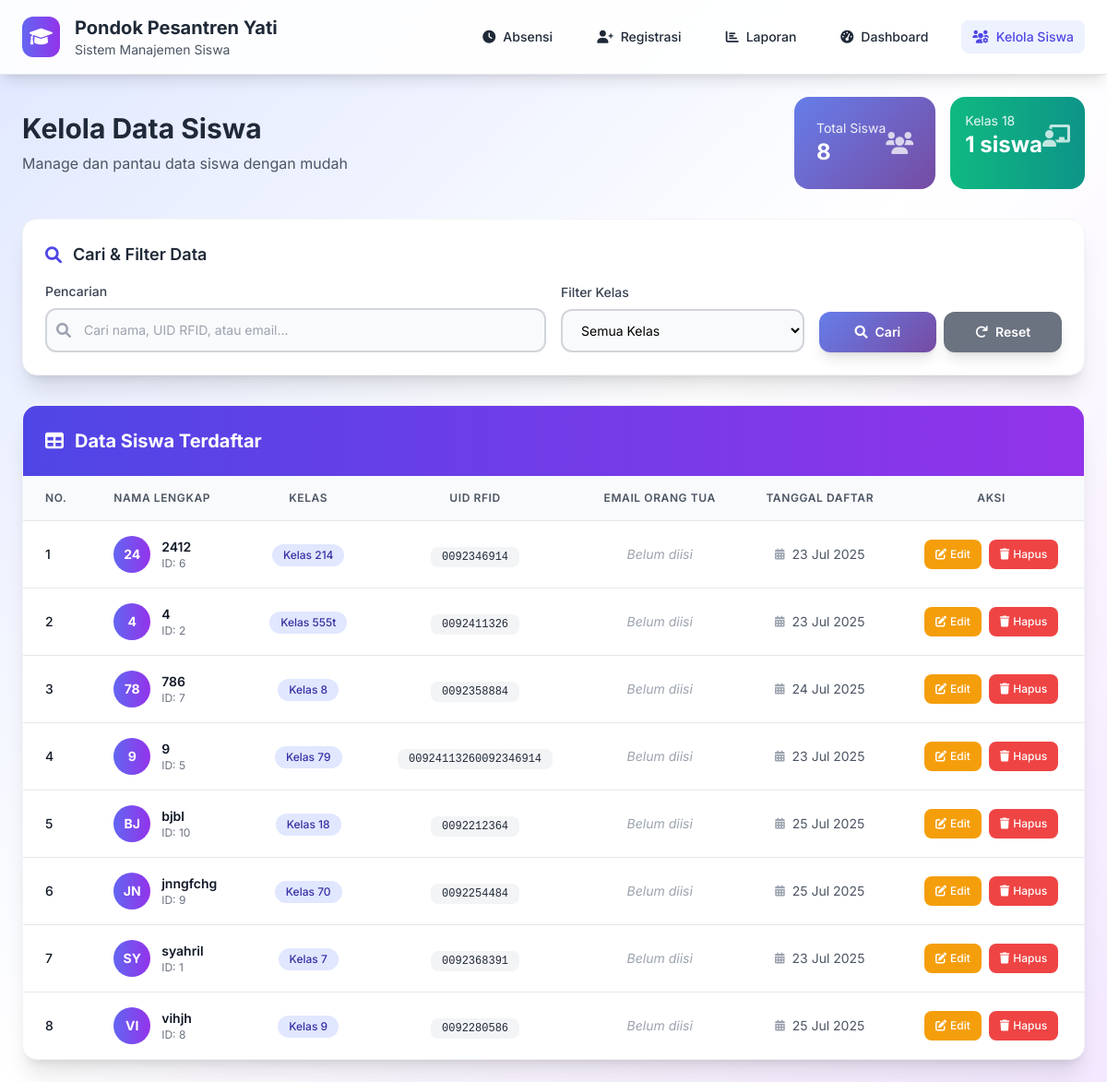
Page /kelola_siswa.php on the earlier database version.
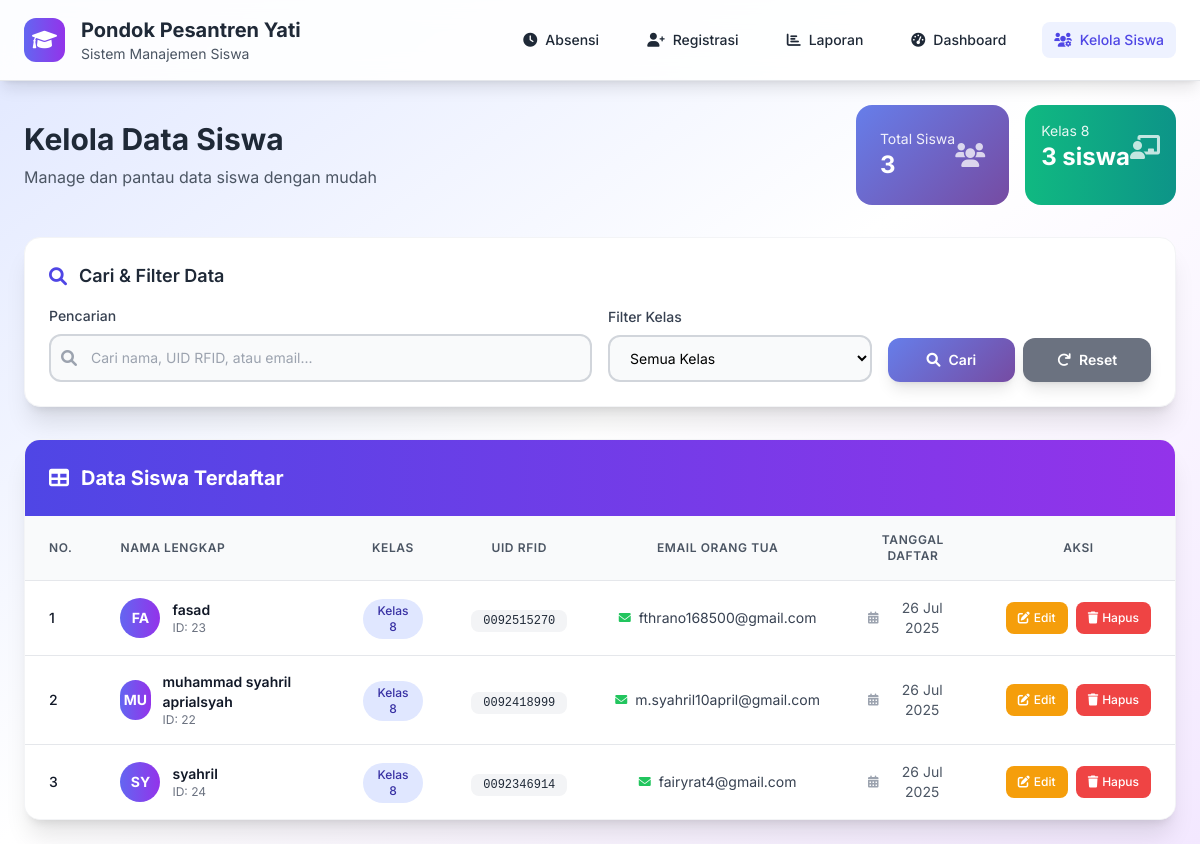
Same page on the later database version.
### tables this page shows
CREATE TABLE `siswa` (
  `id` int NOT NULL,
  `nama_lengkap` varchar(100) NOT NULL,
  `kelas` varchar(50) NOT NULL,
  `uid_rfid` varchar(50) NOT NULL,
  `email_ortu` varchar(100) DEFAULT NULL,
  `created_at` timestamp NULL DEFAULT CURRENT_TIMESTAMP
);

### kelola_siswa.php (the view, shortened to what this page needs)
<?php
include 'koneksi.php';
$search = isset($_GET['search']) ? mysqli_real_escape_string($koneksi, $_GET['search']) : '';
$sql = "SELECT * FROM siswa WHERE 1=1";
$sql .= " ORDER BY nama_lengkap ASC";
$stmt = mysqli_prepare($koneksi, $sql);
mysqli_stmt_execute($stmt);
$result = mysqli_stmt_get_result($stmt);
$sql_count = "SELECT COUNT(*) as total FROM siswa";
$result_count = mysqli_query($koneksi, $sql_count);
$total_siswa = mysqli_fetch_assoc($result_count)['total'];
$sql_kelas_count = "SELECT kelas, COUNT(*) as jumlah FROM siswa GROUP BY kelas ORDER BY kelas";
$result_kelas_count = mysqli_query($koneksi, $sql_kelas_count);
?>
<!DOCTYPE html>
<html lang="id">
<head>
    <script src="https://cdn.tailwindcss.com"></script>
    <link href="https://cdnjs.cloudflare.com/ajax/libs/font-awesome/6.0.0/css/all.min.css" rel="stylesheet">
</head>
<body class="min-h-screen bg-gradient-to-br from-indigo-100 via-white to-purple-100">
    <nav class="bg-white bg-opacity-90 backdrop-blur-md text-gray-800 shadow-lg sticky top-0 z-20 border-b border-gray-200">
        <div class="max-w-7xl mx-auto flex justify-between items-center px-6 py-4">
            <div class="flex items-center gap-4">
                <div class="p-2 bg-gradient-to-r from-indigo-500 to-purple-600 rounded-xl">
                    <i class="fas fa-graduation-cap text-white text-xl"></i>
                </div>
                <div>
                    <h1 class="text-xl font-bold text-gray-800">Pondok Pesantren Yati</h1>
                    <p class="text-sm text-gray-600">Sistem Manajemen Siswa</p>
                </div>
            </div>
            <ul class="flex gap-6 text-sm font-medium">
                <li><a href="index.php" class="flex items-center gap-2 hover:text-indigo-600 transition px-3 py-2 rounded-lg hover:bg-indigo-50">
                    <i class="fas fa-clock"></i> Absensi</a></li>
                <li><a href="register.php" class="flex items-center gap-2 hover:text-indigo-600 transition px-3 py-2 rounded-lg hover:bg-indigo-50">
                    <i class="fas fa-user-plus"></i> Registrasi</a></li>
                <li><a href="laporan.php" class="flex items-center gap-2 hover:text-indigo-600 transition px-3 py-2 rounded-lg hover:bg-indigo-50">
                    <i class="fas fa-chart-bar"></i> Laporan</a></li>
                <li><a href="dashboard.php" class="flex items-center gap-2 hover:text-indigo-600 transition px-3 py-2 rounded-lg hover:bg-indigo-50">
                    <i class="fas fa-tachometer-alt"></i> Dashboard</a></li>
                <li><a href="kelola_siswa.php" class="flex items-center gap-2 text-indigo-600 bg-indigo-50 transition px-3 py-2 rounded-lg">
                    <i class="fas fa-users-cog"></i> Kelola Siswa</a></li>
            </ul>
        </div>
    </nav>
    <main class="p-6">
        <div class="max-w-7xl mx-auto">
            <div class="mb-8 fade-in">
                <div class="flex flex-col lg:flex-row lg:items-center lg:justify-between gap-6">
                    <div>
                        <h2 class="text-3xl font-bold text-gray-800 mb-2">Kelola Data Siswa</h2>
                        <p class="text-gray-600">Manage dan pantau data siswa dengan mudah</p>
                    </div>
                    <div class="flex flex-wrap gap-4">
                        <div class="stats-card card-hover min-w-[140px]">
                            <div class="flex items-center justify-between">
                                <div>
                                    <p class="text-sm opacity-90">Total Siswa</p>
                                    <p class="text-2xl font-bold"><?php echo $total_siswa; ?></p>
                                </div>
                                <i class="fas fa-users text-2xl opacity-75"></i>
                            </div>
                        </div>
                        <?php if (mysqli_num_rows($result_kelas_count) > 0): ?>
                            <?php $kelas_data = mysqli_fetch_assoc($result_kelas_count); ?>
                            <div class="bg-gradient-to-r from-emerald-500 to-teal-600 rounded-2xl p-4 text-white card-hover min-w-[140px]">
                                <div class="flex items-center justify-between">
                                    <div>
                                        <p class="text-sm opacity-90">Kelas <?php echo $kelas_data['kelas']; ?></p>
                                        <p class="text-2xl font-bold"><?php echo $kelas_data['jumlah']; ?> siswa</p>
                                    </div>
                                    <i class="fas fa-chalkboard-teacher text-2xl opacity-75"></i>
                                </div>
                            </div>
                        <?php endif; ?>
                    </div>
                </div>
            </div>
            <div class="bg-white rounded-2xl shadow-xl p-6 mb-8 border border-gray-100 slide-in">
                <div class="flex items-center gap-3 mb-4">
                    <i class="fas fa-search text-indigo-600 text-lg"></i>
                    <h3 class="text-lg font-semibold text-gray-800">Cari & Filter Data</h3>
                </div>
                <form method="GET" action="kelola_siswa.php" class="grid grid-cols-1 md:grid-cols-4 gap-4 items-end">
                    <div class="md:col-span-2">
                        <label for="search" class="block font-medium text-gray-700 mb-2 text-sm">Pencarian</label>
                        <div class="relative">
                            <input type="text" id="search" name="search"
                                placeholder="Cari nama, UID RFID, atau email..."
                                value="<?php echo htmlspecialchars($search); ?>"
                                class="w-full border-2 border-gray-300 rounded-xl py-3 pl-10 pr-4 text-sm focus:outline-none focus:ring-2 focus:ring-indigo-500 focus:border-indigo-500 bg-gray-50 transition" />
                            <i class="fas fa-search absolute left-3 top-1/2 transform -translate-y-1/2 text-gray-400"></i>
                        </div>
                    </div>
                    <div>
                        <label for="kelas_filter" class="block font-medium text-gray-700 mb-2 text-sm">Filter Kelas</label>
                        <select id="kelas_filter" name="kelas_filter"
                            class="w-full border-2 border-gray-300 rounded-xl py-3 px-4 text-sm focus:outline-none focus:ring-2 focus:ring-indigo-500 focus:border-indigo-500 bg-gray-50 transition">
                            <option value="">Semua Kelas</option>
                        </select>
                    </div>
                    <div class="flex gap-2">
                        <button type="submit" class="flex-1 btn-gradient text-white font-semibold py-3 px-4 rounded-xl text-sm shadow-lg">
                            <i class="fas fa-search mr-2"></i>Cari
                        </button>
                        <a href="kelola_siswa.php" class="flex-1 bg-gray-500 hover:bg-gray-600 text-white font-semibold py-3 px-4 rounded-xl text-sm shadow-lg transition text-center">
                            <i class="fas fa-redo mr-2"></i>Reset
                        </a>
                    </div>
                </form>
            </div>
            <div class="bg-white rounded-2xl shadow-xl overflow-hidden border border-gray-100 fade-in">
                <div class="bg-gradient-to-r from-indigo-600 to-purple-600 p-6">
                    <h3 class="text-xl font-bold text-white flex items-center gap-3">
                        <i class="fas fa-table"></i>
                        Data Siswa Terdaftar
                    </h3>
                </div>
                <div class="overflow-x-auto">
                    <table class="min-w-full">
                        <thead class="bg-gray-50 border-b border-gray-200">
                            <tr>
                                <th class="py-4 px-6 text-left text-xs font-semibold text-gray-600 uppercase tracking-wider">No.</th>
                                <th class="py-4 px-6 text-left text-xs font-semibold text-gray-600 uppercase tracking-wider">Nama Lengkap</th>
                                <th class="py-4 px-6 text-center text-xs font-semibold text-gray-600 uppercase tracking-wider">Kelas</th>
                                <th class="py-4 px-6 text-center text-xs font-semibold text-gray-600 uppercase tracking-wider">UID RFID</th>
                                <th class="py-4 px-6 text-center text-xs font-semibold text-gray-600 uppercase tracking-wider">Email Orang Tua</th>
                                <th class="py-4 px-6 text-center text-xs font-semibold text-gray-600 uppercase tracking-wider">Tanggal Daftar</th>
                                <th class="py-4 px-6 text-center text-xs font-semibold text-gray-600 uppercase tracking-wider">Aksi</th>
                            </tr>
                        </thead>
                        <tbody class="bg-white divide-y divide-gray-200">
                            <?php if (mysqli_num_rows($result) > 0): ?>
                                <?php $no = 1; ?>
                                <?php while ($row = mysqli_fetch_assoc($result)): ?>
                                    <tr class="hover:bg-gray-50 transition-colors duration-200">
                                        <td class="py-4 px-6 text-sm text-gray-900 font-medium"><?php echo $no++; ?></td>
                                        <td class="py-4 px-6">
                                            <div class="flex items-center gap-3">
                                                <div class="w-10 h-10 bg-gradient-to-r from-indigo-500 to-purple-600 rounded-full flex items-center justify-center text-white font-bold text-sm">
                                                    <?php echo strtoupper(substr($row['nama_lengkap'], 0, 2)); ?>
                                                </div>
                                                <div>
                                                    <div class="text-sm font-semibold text-gray-900"><?php echo htmlspecialchars($row['nama_lengkap']); ?></div>
                                                    <div class="text-xs text-gray-500">ID: <?php echo $row['id']; ?></div>
                                                </div>
                                            </div>
                                        </td>
                                        <td class="py-4 px-6 text-center">
                                            <span class="inline-flex items-center px-3 py-1 rounded-full text-xs font-medium bg-indigo-100 text-indigo-800">
                                                Kelas <?php echo htmlspecialchars($row['kelas']); ?>
                                            </span>
                                        </td>
                                        <td class="py-4 px-6 text-center">
                                            <code class="bg-gray-100 px-3 py-1 rounded-lg text-xs font-mono text-gray-800">
                                                <?php echo htmlspecialchars($row['uid_rfid']); ?>
                                            </code>
                                        </td>
                                        <td class="py-4 px-6 text-center text-sm">
                                            <?php if ($row['email_ortu']): ?>
                                                <div class="flex items-center justify-center gap-2">
                                                    <i class="fas fa-envelope text-green-500 text-xs"></i>
                                                    <span class="text-gray-700"><?php echo htmlspecialchars($row['email_ortu']); ?></span>
                                                </div>
                                            <?php else: ?>
                                                <span class="text-gray-400 italic">Belum diisi</span>
                                            <?php endif; ?>
                                        </td>
                                        <td class="py-4 px-6 text-center text-sm text-gray-600">
                                            <div class="flex items-center justify-center gap-2">
                                                <i class="fas fa-calendar-alt text-gray-400 text-xs"></i>
                                                <?php echo date('d M Y', strtotime($row['created_at'])); ?>
                                            </div>
                                        </td>
                                        <td class="py-4 px-6 text-center">
                                            <div class="flex justify-center gap-2">
                                                <button onclick="editSiswa(<?php echo htmlspecialchars(json_encode($row)); ?>)"
                                                    class="bg-amber-500 hover:bg-amber-600 text-white px-3 py-2 rounded-lg text-xs font-medium transition-all duration-200 hover:shadow-lg flex items-center gap-1">
                                                    <i class="fas fa-edit text-xs"></i>
                                                    Edit
                                                </button>
                                                <button onclick="deleteSiswa(<?php echo $row['id']; ?>, '<?php echo htmlspecialchars($row['nama_lengkap']); ?>')"
                                                    class="bg-red-500 hover:bg-red-600 text-white px-3 py-2 rounded-lg text-xs font-medium transition-all duration-200 hover:shadow-lg flex items-center gap-1">
                                                    <i class="fas fa-trash text-xs"></i>
                                                    Hapus
                                                </button>
                                            </div>
                                        </td>
                                    </tr>
                                <?php endwhile; ?>
                            <?php endif; ?>
                        </tbody>
                    </table>
                </div>
            </div>
        </div>
    </main>
</body>
</html>

### kelola_siswa.php (style rules this page uses)
body { font-family: 'Inter', sans-serif; }
.fade-in { animation: fade-in 0.6s ease-out; }
.slide-in { animation: slide-in 0.4s ease-out; }
.card-hover { transition: all 0.3s ease; }
.btn-gradient { background: linear-gradient(135deg, #667eea 0%, #764ba2 100%); transition: all 0.3s ease; }
.stats-card { background: linear-gradient(135deg, #667eea 0%, #764ba2 100%); border-radius: 16px; color: white; padding: 1.5rem; position: relative; overflow: hidden; }
.stats-card::before { content: ''; position: absolute; top: 0; left: 0; right: 0; bottom: 0; background: rgba(255, 255, 255, 0.1); border-radius: 16px; opacity: 0; transition: opacity 0.3s ease; }

Differences in the rows shown:
removed siswa: nama_lengkap "24", nama_lengkap "2412", id "6", kelas "214", uid_rfid "0092346914", shows "Belum diisi", created_at "23 Jul 2025"
removed siswa: nama_lengkap "4", id "2", kelas "555t", uid_rfid "0092411326", shows "Belum diisi", created_at "23 Jul 2025"
removed siswa: nama_lengkap "78", nama_lengkap "786", id "7", kelas "8", uid_rfid "0092358884", shows "Belum diisi", created_at "24 Jul 2025"
removed siswa: nama_lengkap "9", id "5", kelas "79", uid_rfid "00924113260092346914", shows "Belum diisi", created_at "23 Jul 2025"
removed siswa: nama_lengkap "BJ", nama_lengkap "bjbl", id "10", kelas "18", uid_rfid "0092212364", shows "Belum diisi", created_at "25 Jul 2025"
removed siswa: nama_lengkap "JN", nama_lengkap "jnngfchg", id "9", kelas "70", uid_rfid "0092254484", shows "Belum diisi", created_at "25 Jul 2025"
removed siswa: nama_lengkap "SY", nama_lengkap "syahril", id "1", kelas "7", uid_rfid "0092368391", shows "Belum diisi", created_at "23 Jul 2025"
removed siswa: nama_lengkap "VI", nama_lengkap "vihjh", id "8", kelas "9", uid_rfid "0092280586", shows "Belum diisi", created_at "25 Jul 2025"
added siswa: nama_lengkap "FA", nama_lengkap "fasad", id "23", kelas "8", uid_rfid "0092515270", email_ortu "fthrano168500@gmail.com", created_at "26 Jul 2025"
added siswa: nama_lengkap "MU", nama_lengkap "muhammad syahril aprialsyah", id "22", kelas "8", uid_rfid "0092418999", email_ortu "m.syahril10april@gmail.com", created_at "26 Jul 2025"
added siswa: nama_lengkap "SY", nama_lengkap "syahril", id "24", kelas "8", uid_rfid "0092346914", email_ortu "fairyrat4@gmail.com", created_at "26 Jul 2025"
Other differences:
$total_siswa: "8" → "3"
$kelas_data['kelas']: "18" → "8"
$kelas_data['jumlah']: "1" → "3"
